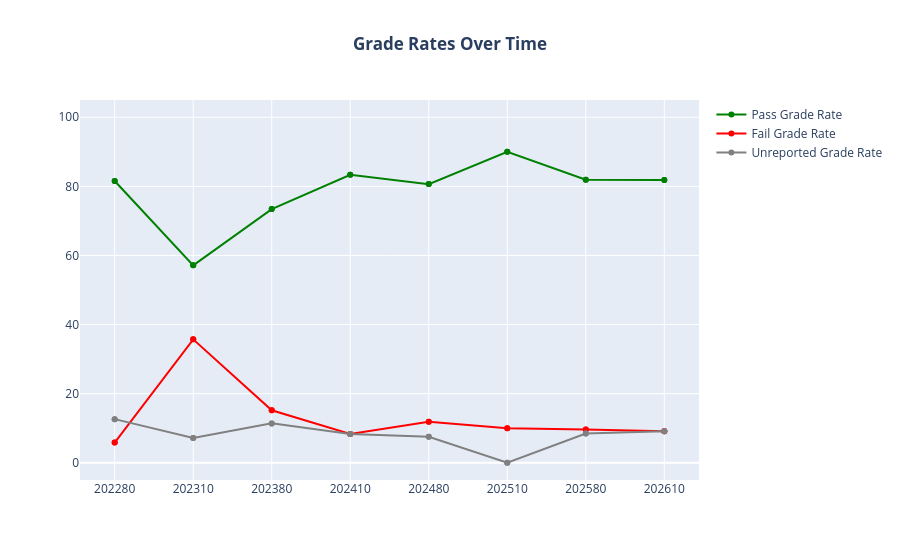

The cell this chart's notebook holds for it:
### Markdown cell above
Now we've got the skeleton down. I think we can shift gears from getting it to show the data to making it look nice. Up next, we're going to do the following:
- Name the traces
- Color code them fitting colors (Pass = green, Fail = Red, Unreported = Gray)
- Add a title
- Add a small buffer to the bottom and top range - this way it doesn't look like they disappear and are fully visible

### Code cell
#Making the Line Chart Look Nice
aedpasstrace = go.Scatter(
    x = aedmtpct["Academic Period"],
    y = aedmtpct["% of Passing Grades"],
    name = "Pass Grade Rate", #labeling the line
    line = dict(color = "green", width = 2) #deciding the color of the line
)

aedfailtrace = go.Scatter(
    x = aedmtpct["Academic Period"],
    y = aedmtpct["% of Failing Grades"],
    name = "Fail Grade Rate",
    line = dict(color = "red", width = 2)
)

aednatrace = go.Scatter(
    x = aedmtpct["Academic Period"],
    y = aedmtpct["% of Unreported Grades"],
    name = "Unreported Grade Rate",
    line = dict(color = "gray", width = 2)
)

layout = go.Layout(
    xaxis = dict(
        type = "category", 
    ),
    yaxis = dict(
        range = [-5,105] 
    ),
    title=dict(text= "Grade Rates Over Time", #adding the title - using the logic from the other tables to customize this (for now - may tweak more later)
        font_weight = "bold", 
        xanchor = "center",
        x = .5),
)

fig7 = go.Figure(data = [aedpasstrace, aedfailtrace, aednatrace], layout = layout)

fig7.show()

### Figure 1 — Plotly figure (JSON) as saved in the notebook; plotly's stock layout.template omitted (floating-point values rounded to 4 significant figures)
{"data": [{"line": {"color": "green", "width": 2}, "name": "Pass Grade Rate", "type": "scatter", "x": [202280, 202280, 202310, 202310, 202380, 202380, 202410, 202410, 202480, 202480, 202510, 202510, 202580, 202580, 202610, 202610], "y": [81.55, 81.55, 57.14, 57.14, 73.42, 73.42, 83.33, 83.33, 80.65, 80.65, 90.0, 90.0, 81.93, 81.93, 81.82, 81.82]}, {"line": {"color": "red", "width": 2}, "name": "Fail Grade Rate", "type": "scatter", "x": [202280, 202280, 202310, 202310, 202380, 202380, 202410, 202410, 202480, 202480, 202510, 202510, 202580, 202580, 202610, 202610], "y": [5.83, 5.83, 35.71, 35.71, 15.19, 15.19, 8.33, 8.33, 11.83, 11.83, 10.0, 10.0, 9.64, 9.64, 9.09, 9.09]}, {"line": {"color": "gray", "width": 2}, "name": "Unreported Grade Rate", "type": "scatter", "x": [202280, 202280, 202310, 202310, 202380, 202380, 202410, 202410, 202480, 202480, 202510, 202510, 202580, 202580, 202610, 202610], "y": [12.62, 12.62, 7.14, 7.14, 11.39, 11.39, 8.33, 8.33, 7.53, 7.53, 0.0, 0.0, 8.43, 8.43, 9.09, 9.09]}], "layout": {"title": {"font": {"weight": "bold"}, "text": "Grade Rates Over Time", "x": 0.5, "xanchor": "center"}, "xaxis": {"type": "category"}, "yaxis": {"range": [-5, 105]}}}
